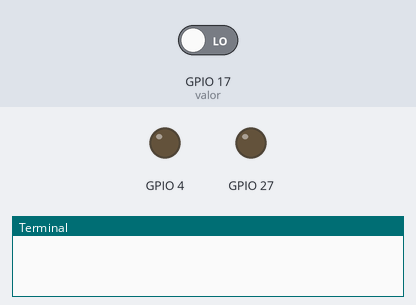
Recording of a program running on a simulated Raspberry Pi (BCM pin numbers). On the bench: output pins drawn as LEDs (lit = HIGH), the last lines printed to the terminal. Inputs (shaded band) come from the test bench; at power-on: GPIO 17 (valor) LOW. No MQTT or app messages arrive unless stated.

Above: at 0.1 s.
At 1.3 s:
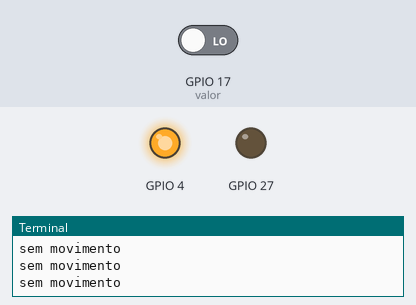
1.4 s: GPIO 17 (valor) driven HIGH
At 7.6 s:
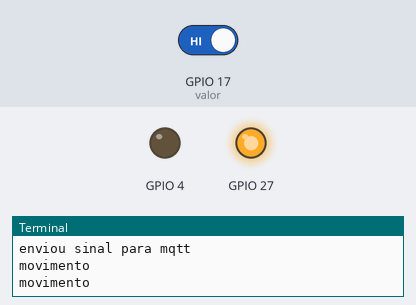
Timing chart, 0 to 9.1 s (numbered marks = the images above; inputs shaded):
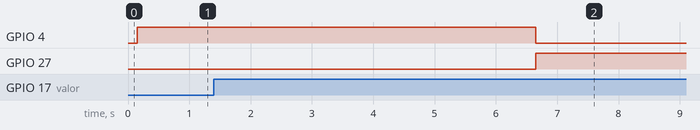

Measured:
- after the input at 1.4 s, GPIO 4: HIGH → LOW after 5.3 s; GPIO 27: LOW → HIGH after 5.3 s

The program:

pub.py
```python
import RPi.GPIO as GPIO
import paho.mqtt.client as mqtt
import time
import config

GPIO.setmode(GPIO.BCM)
GPIO.setup(4, GPIO.OUT)
GPIO.setup(27, GPIO.OUT)
GPIO.setup(17, GPIO.IN)
GPIO.setwarnings(False)

client = mqtt.Client("", clean_session=True, userdata=None, protocol=mqtt.MQTTv311, transport="tcp")
client.username_pw_set(config.mqtt['username'], config.mqtt['password'])
client.connect(config.mqtt['host'], config.mqtt['port'], config.mqtt['timeout'])

flag = 0
while(True):

   valor = int(GPIO.input(17))
   if (flag != valor):
      flag = valor
      client.publish(config.mqtt['topic'], valor)

      print("enviou sinal para mqtt")
      #depois que enviou um sinal aguarda 5 segundos para pegar o próximo sinal. Medida implementada para não ficar fazendo o semáforo abrir e fechar a todo momento
      time.sleep(5)

   # acender ou apagar led no protoboard
   if (valor == 1):
      GPIO.output(4, 0)
      GPIO.output(27, 1)
   else:
      GPIO.output(4, 1)
      GPIO.output(27, 0)

   print("movimento" if valor == 1 else "sem movimento")
   time.sleep(0.5)
```

config.py
```python
#host = "broker.hivemq.com"
#port = 1883

mqtt = dict(
    topic = '/fiap/28scj/iot/semaforo/acessivel',
    host = 'm13.cloudmqtt.com',
    port = 18088,
    username = 'dpnqsysv',
    password = 'irztw2QzXI1t',
    timeout = 60
)
```
